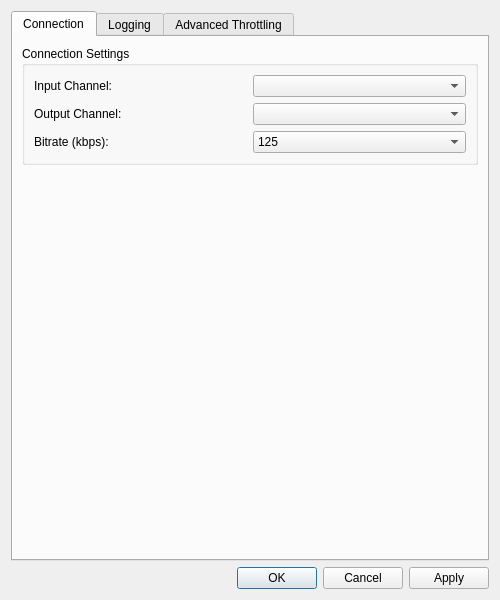
<?xml version="1.0" encoding="UTF-8"?>
<ui version="4.0">
 <class>SettingsDialog</class>
 <widget class="QDialog" name="SettingsDialog">
  <property name="geometry">
   <rect>
    <x>0</x>
    <y>0</y>
    <width>500</width>
    <height>600</height>
   </rect>
  </property>
  <property name="windowTitle">
   <string>Settings</string>
  </property>
  <property name="modal">
   <bool>true</bool>
  </property>
  <layout class="QVBoxLayout" name="verticalLayout">
   <item>
    <widget class="QTabWidget" name="settingsTabWidget">
     <property name="currentIndex">
      <number>0</number>
     </property>
     <widget class="QWidget" name="connectionTab">
      <attribute name="title">
       <string>Connection</string>
      </attribute>
      <layout class="QVBoxLayout" name="connectionLayout">
       <item>
        <widget class="QGroupBox" name="connection_group">
         <property name="title">
          <string>Connection Settings</string>
         </property>
         <layout class="QGridLayout" name="gridLayout_connection">
          <item row="1" column="1">
           <widget class="QComboBox" name="output_channel_combo"/>
          </item>
          <item row="2" column="0">
           <widget class="QLabel" name="label_bitrate">
            <property name="text">
             <string>Bitrate (kbps):</string>
            </property>
           </widget>
          </item>
          <item row="2" column="1">
           <widget class="QComboBox" name="bitrate_combo">
            <item>
             <property name="text">
              <string>125</string>
             </property>
            </item>
            <item>
             <property name="text">
              <string>250</string>
             </property>
            </item>
            <item>
             <property name="text">
              <string>500</string>
             </property>
            </item>
            <item>
             <property name="text">
              <string>1000</string>
             </property>
            </item>
           </widget>
          </item>
          <item row="0" column="0">
           <widget class="QLabel" name="label_input_channel">
            <property name="text">
             <string>Input Channel:</string>
            </property>
           </widget>
          </item>
          <item row="1" column="0">
           <widget class="QLabel" name="label_output_channel">
            <property name="text">
             <string>Output Channel:</string>
            </property>
           </widget>
          </item>
          <item row="0" column="1">
           <widget class="QComboBox" name="input_channel_combo"/>
          </item>
         </layout>
        </widget>
       </item>
       <item>
        <spacer name="connectionVerticalSpacer">
         <property name="orientation">
          <enum>Qt::Orientation::Vertical</enum>
         </property>
         <property name="sizeHint" stdset="0">
          <size>
           <width>20</width>
           <height>40</height>
          </size>
         </property>
        </spacer>
       </item>
      </layout>
     </widget>
     <widget class="QWidget" name="loggingTab">
      <attribute name="title">
       <string>Logging</string>
      </attribute>
      <layout class="QVBoxLayout" name="loggingLayout">
       <item>
        <widget class="QGroupBox" name="logging_group">
         <property name="title">
          <string>Logging Settings</string>
         </property>
         <layout class="QGridLayout" name="logging_layout">
          <item row="0" column="0">
           <widget class="QLabel" name="label_log_file">
            <property name="text">
             <string>Log File:</string>
            </property>
           </widget>
          </item>
          <item row="0" column="1">
           <widget class="QLineEdit" name="log_file_path_edit">
            <property name="placeholderText">
             <string>Optional: path to log file</string>
            </property>
           </widget>
          </item>
          <item row="0" column="2">
           <widget class="QPushButton" name="browse_log_file_button">
            <property name="text">
             <string>Browse...</string>
            </property>
           </widget>
          </item>
         </layout>
        </widget>
       </item>
       <item>
        <spacer name="loggingVerticalSpacer">
         <property name="orientation">
          <enum>Qt::Orientation::Vertical</enum>
         </property>
         <property name="sizeHint" stdset="0">
          <size>
           <width>20</width>
           <height>40</height>
          </size>
         </property>
        </spacer>
       </item>
      </layout>
     </widget>
     <widget class="QWidget" name="throttlingTab">
      <attribute name="title">
       <string>Advanced Throttling</string>
      </attribute>
      <layout class="QVBoxLayout" name="throttlingLayout">
       <item>
        <widget class="QGroupBox" name="throttle_group">
         <property name="title">
          <string>Advanced Throttling</string>
         </property>
         <property name="toolTip">
          <string>Configure transmission retry behavior and timing parameters.
Max Send Retries: Number of retry attempts for failed transmissions
Initial Retry Delay: Starting delay between retry attempts (seconds)
TX Min Gap: Minimum time between transmissions (seconds)
Overflow Cooldown: Delay after buffer overflow before next attempt (seconds)</string>
         </property>
         <layout class="QGridLayout" name="throttle_layout">
          <item row="0" column="0">
           <widget class="QLabel" name="label_max_retries">
            <property name="text">
             <string>Max Send Retries:</string>
            </property>
           </widget>
          </item>
          <item row="0" column="1">
           <widget class="QLineEdit" name="max_send_retries_edit">
            <property name="placeholderText">
             <string>10</string>
            </property>
           </widget>
          </item>
          <item row="1" column="0">
           <widget class="QLabel" name="label_initial_delay">
            <property name="text">
             <string>Initial Retry Delay (s):</string>
            </property>
           </widget>
          </item>
          <item row="1" column="1">
           <widget class="QLineEdit" name="send_retry_initial_delay_edit">
            <property name="placeholderText">
             <string>0.01</string>
            </property>
           </widget>
          </item>
          <item row="2" column="0">
           <widget class="QLabel" name="label_tx_min_gap">
            <property name="text">
             <string>TX Min Gap (s):</string>
            </property>
           </widget>
          </item>
          <item row="2" column="1">
           <widget class="QLineEdit" name="tx_min_gap_edit">
            <property name="placeholderText">
             <string>0.0</string>
            </property>
           </widget>
          </item>
          <item row="3" column="0">
           <widget class="QLabel" name="label_tx_cooldown">
            <property name="text">
             <string>Overflow Cooldown (s):</string>
            </property>
           </widget>
          </item>
          <item row="3" column="1">
           <widget class="QLineEdit" name="tx_overflow_cooldown_edit">
            <property name="placeholderText">
             <string>0.05</string>
            </property>
           </widget>
          </item>
          <item row="4" column="0" colspan="2">
           <widget class="QPushButton" name="reset_defaults_button">
            <property name="text">
             <string>Reset to Defaults</string>
            </property>
           </widget>
          </item>
         </layout>
        </widget>
       </item>
       <item>
        <spacer name="throttlingVerticalSpacer">
         <property name="orientation">
          <enum>Qt::Orientation::Vertical</enum>
         </property>
         <property name="sizeHint" stdset="0">
          <size>
           <width>20</width>
           <height>40</height>
          </size>
         </property>
        </spacer>
       </item>
      </layout>
     </widget>
    </widget>
   </item>
   <item>
    <widget class="QDialogButtonBox" name="buttonBox">
     <property name="orientation">
      <enum>Qt::Orientation::Horizontal</enum>
     </property>
     <property name="standardButtons">
      <set>QDialogButtonBox::StandardButton::Apply|QDialogButtonBox::StandardButton::Cancel|QDialogButtonBox::StandardButton::Ok</set>
     </property>
    </widget>
   </item>
  </layout>
 </widget>
 <resources/>
 <connections>
  <connection>
   <sender>buttonBox</sender>
   <signal>accepted()</signal>
   <receiver>SettingsDialog</receiver>
   <slot>accept()</slot>
   <hints>
    <hint type="sourcelabel">
     <x>248</x>
     <y>254</y>
    </hint>
    <hint type="destinationlabel">
     <x>157</x>
     <y>274</y>
    </hint>
   </hints>
  </connection>
  <connection>
   <sender>buttonBox</sender>
   <signal>rejected()</signal>
   <receiver>SettingsDialog</receiver>
   <slot>reject()</slot>
   <hints>
    <hint type="sourcelabel">
     <x>316</x>
     <y>260</y>
    </hint>
    <hint type="destinationlabel">
     <x>286</x>
     <y>274</y>
    </hint>
   </hints>
  </connection>
 </connections>
</ui>
